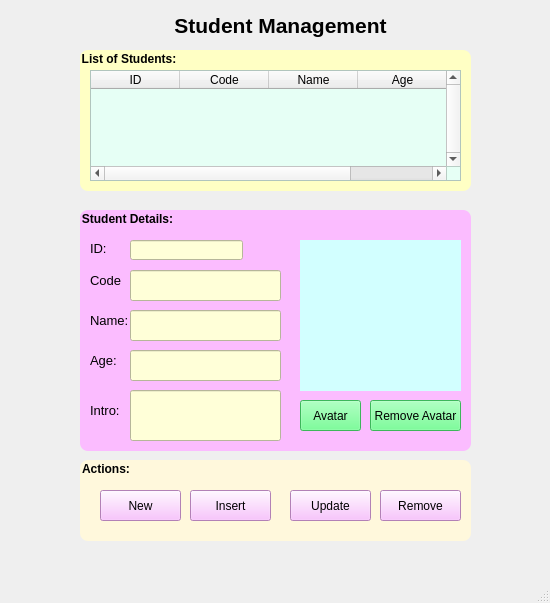
<?xml version="1.0" encoding="UTF-8"?>
<ui version="4.0">
 <class>MainWindow</class>
 <widget class="QMainWindow" name="MainWindow">
  <property name="geometry">
   <rect>
    <x>0</x>
    <y>0</y>
    <width>550</width>
    <height>603</height>
   </rect>
  </property>
  <property name="font">
   <font>
    <weight>75</weight>
    <bold>true</bold>
   </font>
  </property>
  <property name="windowTitle">
   <string>MainWindow</string>
  </property>
  <property name="autoFillBackground">
   <bool>false</bool>
  </property>
  <widget class="QWidget" name="centralwidget">
   <widget class="QGroupBox" name="groupBox_3">
    <property name="geometry">
     <rect>
      <x>80</x>
      <y>50</y>
      <width>391</width>
      <height>141</height>
     </rect>
    </property>
    <property name="styleSheet">
     <string notr="true">QGroupBox{ background-color:rgb(255, 255, 196) ;}
QGroupBox {
    border: none;
    background-color:rgb(255, 255, 196); 
    border-radius: 8px;
}
</string>
    </property>
    <property name="title">
     <string>List of Students:</string>
    </property>
    <widget class="QTableWidget" name="tableWidgetStudent">
     <property name="geometry">
      <rect>
       <x>10</x>
       <y>20</y>
       <width>371</width>
       <height>111</height>
      </rect>
     </property>
     <property name="autoFillBackground">
      <bool>true</bool>
     </property>
     <property name="styleSheet">
      <string notr="true">QTableWidget {
    background-color: rgb(230, 255, 245);
}
ScrollBar:vertical, QScrollBar:horizontal {
    background: rgb(255, 255, 200)}</string>
     </property>
     <property name="verticalScrollBarPolicy">
      <enum>Qt::ScrollBarAlwaysOn</enum>
     </property>
     <property name="horizontalScrollBarPolicy">
      <enum>Qt::ScrollBarAsNeeded</enum>
     </property>
     <property name="sizeAdjustPolicy">
      <enum>QAbstractScrollArea::AdjustToContents</enum>
     </property>
     <property name="autoScroll">
      <bool>true</bool>
     </property>
     <property name="autoScrollMargin">
      <number>16</number>
     </property>
     <property name="dragDropMode">
      <enum>QAbstractItemView::NoDragDrop</enum>
     </property>
     <property name="alternatingRowColors">
      <bool>false</bool>
     </property>
     <property name="verticalScrollMode">
      <enum>QAbstractItemView::ScrollPerItem</enum>
     </property>
     <property name="horizontalScrollMode">
      <enum>QAbstractItemView::ScrollPerItem</enum>
     </property>
     <property name="rowCount">
      <number>0</number>
     </property>
     <property name="columnCount">
      <number>4</number>
     </property>
     <attribute name="horizontalHeaderVisible">
      <bool>true</bool>
     </attribute>
     <attribute name="horizontalHeaderCascadingSectionResizes">
      <bool>false</bool>
     </attribute>
     <attribute name="horizontalHeaderDefaultSectionSize">
      <number>89</number>
     </attribute>
     <attribute name="horizontalHeaderShowSortIndicator" stdset="0">
      <bool>false</bool>
     </attribute>
     <attribute name="horizontalHeaderStretchLastSection">
      <bool>false</bool>
     </attribute>
     <attribute name="verticalHeaderCascadingSectionResizes">
      <bool>false</bool>
     </attribute>
     <attribute name="verticalHeaderHighlightSections">
      <bool>true</bool>
     </attribute>
     <attribute name="verticalHeaderShowSortIndicator" stdset="0">
      <bool>false</bool>
     </attribute>
     <attribute name="verticalHeaderStretchLastSection">
      <bool>false</bool>
     </attribute>
     <column>
      <property name="text">
       <string>ID</string>
      </property>
     </column>
     <column>
      <property name="text">
       <string>Code</string>
      </property>
     </column>
     <column>
      <property name="text">
       <string>Name</string>
      </property>
     </column>
     <column>
      <property name="text">
       <string>Age</string>
      </property>
     </column>
    </widget>
   </widget>
   <widget class="QGroupBox" name="groupBox_2">
    <property name="geometry">
     <rect>
      <x>80</x>
      <y>210</y>
      <width>391</width>
      <height>241</height>
     </rect>
    </property>
    <property name="autoFillBackground">
     <bool>false</bool>
    </property>
    <property name="styleSheet">
     <string notr="true">QGroupBox{background-color:;}
QGroupBox {
    border: none;
    background-color: rgb(251, 188, 255); /* màu pastel vàng nhẹ */
    border-radius: 8px;
}
</string>
    </property>
    <property name="title">
     <string>Student Details:</string>
    </property>
    <widget class="QLabel" name="label_2">
     <property name="geometry">
      <rect>
       <x>10</x>
       <y>30</y>
       <width>16</width>
       <height>16</height>
      </rect>
     </property>
     <property name="font">
      <font>
       <pointsize>10</pointsize>
      </font>
     </property>
     <property name="text">
      <string>ID:</string>
     </property>
    </widget>
    <widget class="QLineEdit" name="lineEditId">
     <property name="geometry">
      <rect>
       <x>50</x>
       <y>30</y>
       <width>113</width>
       <height>20</height>
      </rect>
     </property>
     <property name="styleSheet">
      <string notr="true">QLineEdit { background-color: rgb(255, 255, 216);}</string>
     </property>
    </widget>
    <widget class="QLabel" name="label_3">
     <property name="geometry">
      <rect>
       <x>10</x>
       <y>60</y>
       <width>31</width>
       <height>20</height>
      </rect>
     </property>
     <property name="font">
      <font>
       <pointsize>10</pointsize>
      </font>
     </property>
     <property name="text">
      <string>Code:</string>
     </property>
    </widget>
    <widget class="QLineEdit" name="lineEditCode">
     <property name="geometry">
      <rect>
       <x>50</x>
       <y>60</y>
       <width>151</width>
       <height>31</height>
      </rect>
     </property>
     <property name="styleSheet">
      <string notr="true">QLineEdit { background-color: rgb(255, 255, 216);}</string>
     </property>
    </widget>
    <widget class="QLabel" name="label_4">
     <property name="geometry">
      <rect>
       <x>10</x>
       <y>100</y>
       <width>41</width>
       <height>20</height>
      </rect>
     </property>
     <property name="font">
      <font>
       <pointsize>10</pointsize>
      </font>
     </property>
     <property name="text">
      <string>Name:</string>
     </property>
    </widget>
    <widget class="QLineEdit" name="lineEditName">
     <property name="geometry">
      <rect>
       <x>50</x>
       <y>100</y>
       <width>151</width>
       <height>31</height>
      </rect>
     </property>
     <property name="styleSheet">
      <string notr="true">QLineEdit { background-color: rgb(255, 255, 216);}</string>
     </property>
    </widget>
    <widget class="QLabel" name="label_5">
     <property name="geometry">
      <rect>
       <x>10</x>
       <y>140</y>
       <width>31</width>
       <height>20</height>
      </rect>
     </property>
     <property name="font">
      <font>
       <pointsize>10</pointsize>
      </font>
     </property>
     <property name="text">
      <string>Age:</string>
     </property>
    </widget>
    <widget class="QLineEdit" name="lineEditAge">
     <property name="geometry">
      <rect>
       <x>50</x>
       <y>140</y>
       <width>151</width>
       <height>31</height>
      </rect>
     </property>
     <property name="styleSheet">
      <string notr="true">QLineEdit { background-color: rgb(255, 255, 216);}</string>
     </property>
    </widget>
    <widget class="QLineEdit" name="lineEditIntro">
     <property name="geometry">
      <rect>
       <x>50</x>
       <y>180</y>
       <width>151</width>
       <height>51</height>
      </rect>
     </property>
     <property name="styleSheet">
      <string notr="true">QLineEdit { background-color: rgb(255, 255, 216);}</string>
     </property>
    </widget>
    <widget class="QLabel" name="label_6">
     <property name="geometry">
      <rect>
       <x>10</x>
       <y>190</y>
       <width>31</width>
       <height>20</height>
      </rect>
     </property>
     <property name="font">
      <font>
       <pointsize>10</pointsize>
      </font>
     </property>
     <property name="text">
      <string>Intro:</string>
     </property>
    </widget>
    <widget class="QPushButton" name="pushButtonAvatar">
     <property name="geometry">
      <rect>
       <x>220</x>
       <y>190</y>
       <width>61</width>
       <height>31</height>
      </rect>
     </property>
     <property name="styleSheet">
      <string notr="true">QPushButton { background-color: rgb(85, 255, 127);}</string>
     </property>
     <property name="text">
      <string>Avatar</string>
     </property>
    </widget>
    <widget class="QPushButton" name="pushButtonRemoveAvatar">
     <property name="geometry">
      <rect>
       <x>290</x>
       <y>190</y>
       <width>91</width>
       <height>31</height>
      </rect>
     </property>
     <property name="styleSheet">
      <string notr="true">QPushButton { background-color: rgb(85, 255, 127);}</string>
     </property>
     <property name="text">
      <string>Remove Avatar</string>
     </property>
    </widget>
    <widget class="QLabel" name="labelAvatar">
     <property name="geometry">
      <rect>
       <x>220</x>
       <y>30</y>
       <width>161</width>
       <height>151</height>
      </rect>
     </property>
     <property name="font">
      <font>
       <pointsize>10</pointsize>
      </font>
     </property>
     <property name="autoFillBackground">
      <bool>false</bool>
     </property>
     <property name="styleSheet">
      <string notr="true">QLabel { background-color: rgb(210, 255, 255);}</string>
     </property>
     <property name="text">
      <string/>
     </property>
    </widget>
   </widget>
   <widget class="QGroupBox" name="groupBox">
    <property name="geometry">
     <rect>
      <x>80</x>
      <y>460</y>
      <width>391</width>
      <height>81</height>
     </rect>
    </property>
    <property name="styleSheet">
     <string notr="true">QGroupBox{ background-color:rgb(255, 255, 196) ;}
QGroupBox {
    border: none;
    background-color: #FFF8DC; 
    border-radius: 8px;
}
</string>
    </property>
    <property name="title">
     <string>Actions:</string>
    </property>
    <widget class="QPushButton" name="pushButtonNew">
     <property name="geometry">
      <rect>
       <x>20</x>
       <y>30</y>
       <width>81</width>
       <height>31</height>
      </rect>
     </property>
     <property name="styleSheet">
      <string notr="true">QPushButton { background-color:   rgb(249, 180, 255)}</string>
     </property>
     <property name="text">
      <string>New</string>
     </property>
     <property name="icon">
      <iconset>
       <normaloff>C:/Users/LENOVO/Downloads/file_1439267.png</normaloff>C:/Users/LENOVO/Downloads/file_1439267.png</iconset>
     </property>
    </widget>
    <widget class="QPushButton" name="pushButtonInsert">
     <property name="geometry">
      <rect>
       <x>110</x>
       <y>30</y>
       <width>81</width>
       <height>31</height>
      </rect>
     </property>
     <property name="styleSheet">
      <string notr="true">QPushButton { background-color:   rgb(249, 180, 255)}</string>
     </property>
     <property name="text">
      <string>Insert</string>
     </property>
     <property name="icon">
      <iconset>
       <normaloff>C:/Users/LENOVO/Downloads/creation_16799660.png</normaloff>C:/Users/LENOVO/Downloads/creation_16799660.png</iconset>
     </property>
    </widget>
    <widget class="QPushButton" name="pushButtonUpdate">
     <property name="geometry">
      <rect>
       <x>210</x>
       <y>30</y>
       <width>81</width>
       <height>31</height>
      </rect>
     </property>
     <property name="styleSheet">
      <string notr="true">QPushButton { background-color:   rgb(249, 180, 255)}</string>
     </property>
     <property name="text">
      <string>Update</string>
     </property>
     <property name="icon">
      <iconset>
       <normaloff>C:/Users/LENOVO/Downloads/file_10964519.png</normaloff>C:/Users/LENOVO/Downloads/file_10964519.png</iconset>
     </property>
    </widget>
    <widget class="QPushButton" name="pushButtonRemove">
     <property name="geometry">
      <rect>
       <x>300</x>
       <y>30</y>
       <width>81</width>
       <height>31</height>
      </rect>
     </property>
     <property name="styleSheet">
      <string notr="true">QPushButton { background-color:   rgb(249, 180, 255)}</string>
     </property>
     <property name="text">
      <string>Remove</string>
     </property>
     <property name="icon">
      <iconset>
       <normaloff>C:/Users/LENOVO/Downloads/delete_11540608.png</normaloff>C:/Users/LENOVO/Downloads/delete_11540608.png</iconset>
     </property>
    </widget>
   </widget>
   <widget class="QLabel" name="label">
    <property name="geometry">
     <rect>
      <x>160</x>
      <y>10</y>
      <width>241</width>
      <height>31</height>
     </rect>
    </property>
    <property name="font">
     <font>
      <pointsize>19</pointsize>
      <weight>75</weight>
      <bold>true</bold>
     </font>
    </property>
    <property name="text">
     <string>&lt;html&gt;&lt;head/&gt;&lt;body&gt;&lt;p align=&quot;center&quot;&gt;&lt;span style=&quot; font-size:16pt;&quot;&gt;Student Management&lt;/span&gt;&lt;/p&gt;&lt;/body&gt;&lt;/html&gt;</string>
    </property>
   </widget>
  </widget>
  <widget class="QMenuBar" name="menubar">
   <property name="geometry">
    <rect>
     <x>0</x>
     <y>0</y>
     <width>550</width>
     <height>18</height>
    </rect>
   </property>
  </widget>
  <widget class="QStatusBar" name="statusbar"/>
 </widget>
 <resources/>
 <connections/>
</ui>
